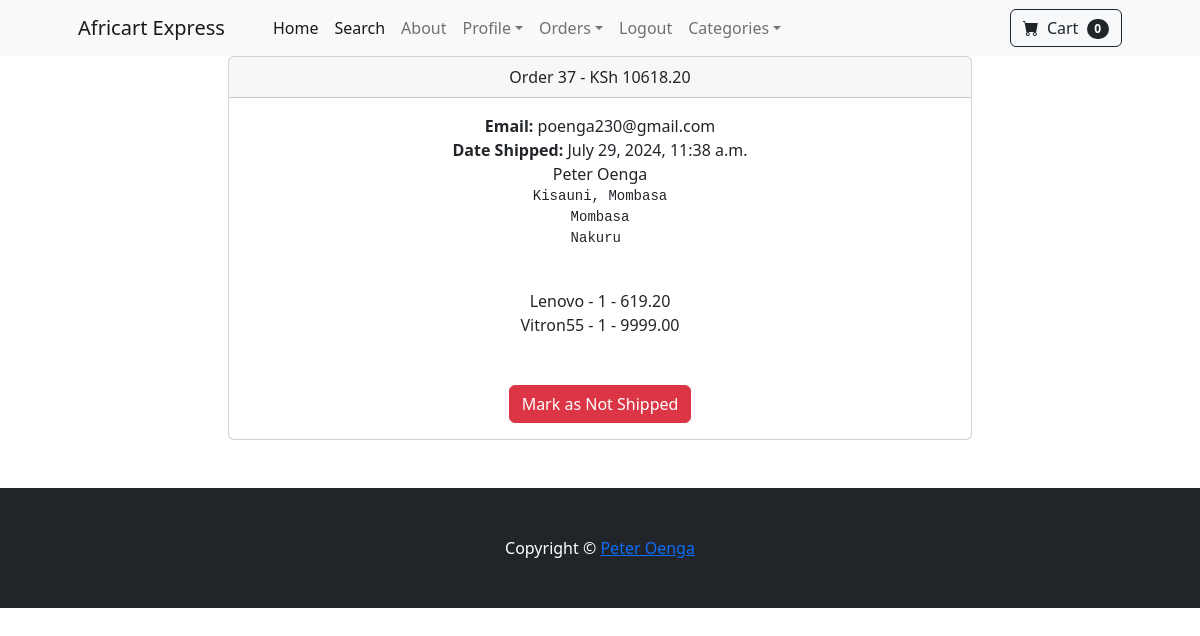
/payments/orders/37 (signed in), run on the app's committed database.
### payment/models.py (models this page shows, shortened)
class Order(models.Model):
    user = models.ForeignKey(User, on_delete=models.CASCADE, null=True, blank=True)
    full_name = models.CharField(max_length=250)
    email = models.EmailField(max_length=250)
    shipping_address = models.TextField(max_length=15000)
    amount_paid = models.DecimalField(max_digits=10, decimal_places=2)
    date_ordered = models.DateTimeField(auto_now_add=True)
    shipped = models.BooleanField(default=False)
    date_shipped = models.DateTimeField(blank=True, null=True)

class OrderItem(models.Model):
    order = models.ForeignKey(Order, on_delete=models.CASCADE, null=True)
    product = models.ForeignKey(Product, on_delete=models.CASCADE, null=True)
    user = models.ForeignKey(User, on_delete=models.CASCADE, null=True, blank=True)
    quantity = models.PositiveBigIntegerField(default=1)
    price = models.DecimalField(max_digits=10, decimal_places=2)

### core/models.py (models this page shows)
class Product(models.Model):
    name = models.CharField(max_length=100)
    price = models.DecimalField(default=0, decimal_places=2, max_digits=10)
    category = models.ForeignKey(category, on_delete=models.CASCADE, default=1)
    description =models.CharField(max_length=250, default='', blank=True, null=True)
    image = models.ImageField(upload_to="upload/product")
    is_on_sale = models.BooleanField(default=False)
    sale_price = models.DecimalField(default=0, max_digits=6, decimal_places=2)
    def __str__(self):
        return self.name

### payment/views.py (the view, shortened to what this page needs)
# urls.py: path("orders/<int:pk>", views.orders, name="orders"),
def orders(request, pk):
	if request.user.is_authenticated and request.user.is_superuser:
		order = Order.objects.get(id=pk)
		items = OrderItem.objects.filter(order=pk)
		return render(request, "payment/orders.html", {"order":order, "items":items})
	else:
		messages.success(request, "Access Denied")
		return redirect("index")

### cart/cart.py (called while the page is built)
	def __len__(self):
		return len(self.cart)

### cart/context_processors.py (called while the page is built)
def cart(request):
    return {'cart':Cart(request)}

### payment/templates/payment/orders.html (shortened to what this page needs)
{% extends 'base.html'%}
{% block content %}
<div class="container">
    <div class="row">
        <center>
            <div class="col-8">
                <div class="card">
                    <div class="card-header">
                      Order {{ order.id }} - KSh {{ order.amount_paid }}
                    </div>
                    <div class="card-body">
                        <strong>Email:</strong> {{ order.email }} <br>
                        {% if order.date_shipped %}
                         <strong>Date Shipped:</strong> {{ order.date_shipped }}
                        {% else %}
                         <strong>Date Ordered:</strong> {{ order.date_ordered }}
                        {% endif %}
                         <br>
                        {{ order.full_name }} <br>
                         <pre>{{ order.shipping_address }} </pre> <br>
                         {% for item in items %}
                         {{ item.product }} - {{ item.quantity }} - {{ item.price }} <br>
                         {% endfor %}
                         <br> <br>
                         {% if not order.shipped %}
                         <form method="POST">
                            {% csrf_token %}
                            <input type="hidden", name="shipping_status", value="true">
                            <button type="submit" class="btn btn-success">Mark as Shipped</button>
                         </form>
                         {% else %}
                         <form method="POST">
                            <button type="submit" class="btn btn-danger">Mark as Not Shipped</button>
                         </form>
                         {% endif %}
                    </div>
                  </div>
                <br><br>
            </div>
        </center>
    </div>
</div>
{%endblock%}

### data on the page
Order: id "37", amount_paid "10618.20", email "poenga230@gmail.com", date_shipped "July 29, 2024, 11:38 a.m.", full_name "Peter Oenga", shipping_address "Kisauni, Mombasa Mombasa Nakuru"
OrderItem: product "Lenovo", quantity "1", price "619.20"
OrderItem: product "Vitron55", quantity "1", price "9999.00"

### other printed values
{{ cart | length }} "0"
